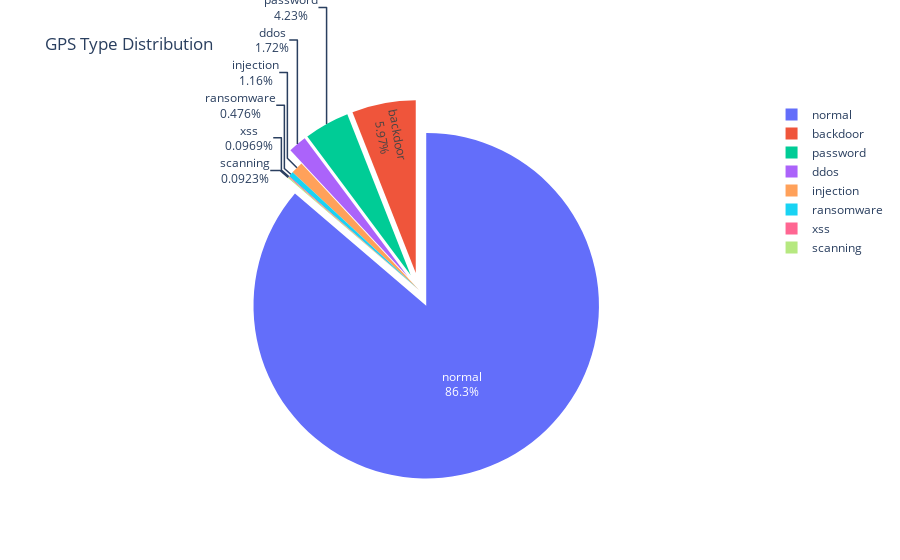

Notebook code for this chart:
### Code cell
type_counts = gps['type'].value_counts()

fig = go.Figure(data=[go.Pie(labels=type_counts.index, values=type_counts)])
fig.update_traces(textinfo='percent+label', pull=[0.1, 0.1, 0.1, 0.1])
fig.update_layout(title='GPS Type Distribution')

fig.show()

### Figure 1 — Plotly figure (JSON) as saved in the notebook; plotly's stock layout.template omitted (floating-point values rounded to 4 significant figures)
{"data": [{"labels": ["normal", "backdoor", "password", "ddos", "injection", "ransomware", "xss", "scanning"], "pull": [0.1, 0.1, 0.1, 0.1], "textinfo": "percent+label", "type": "pie", "values": [513849, 35571, 25176, 10226, 6904, 2833, 577, 550]}], "layout": {"title": {"text": "GPS Type Distribution"}}}
